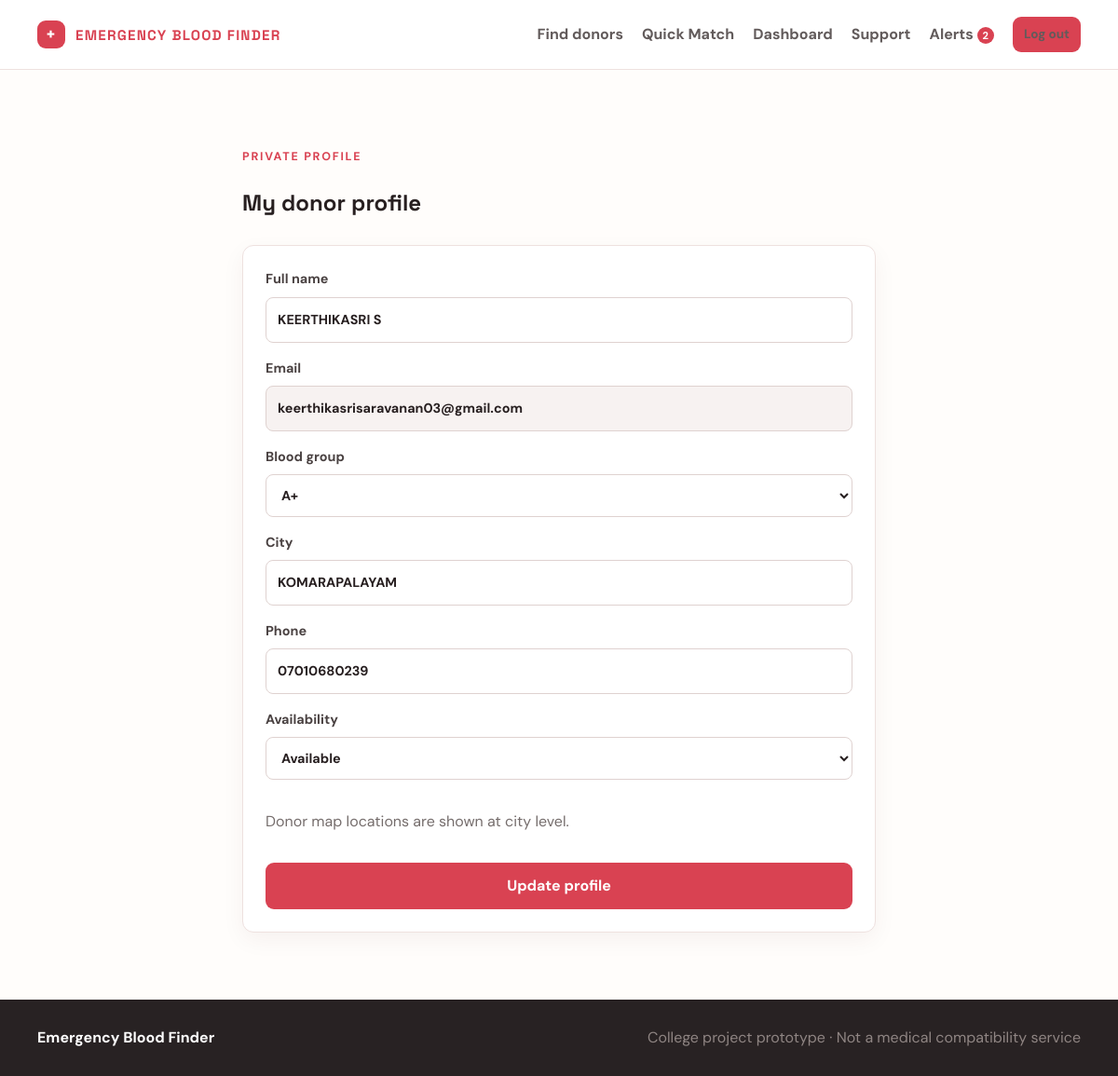
Page /profile (signed in) on the committed database.
### tables this page shows
CREATE TABLE users (id INTEGER PRIMARY KEY AUTOINCREMENT, name TEXT NOT NULL, email TEXT NOT NULL UNIQUE, password_hash TEXT NOT NULL, blood_group TEXT NOT NULL, city TEXT NOT NULL, phone TEXT NOT NULL, available INTEGER NOT NULL DEFAULT 1, created_at TEXT NOT NULL DEFAULT CURRENT_TIMESTAMP, latitude REAL, longitude REAL);

### app.py (the view, shortened to what this page needs)
@app.route("/profile", methods=["GET", "POST"])
@user_required
def profile():
    connection = get_db_connection(); user = connection.execute("SELECT * FROM users WHERE id = ?", (session["user_id"],)).fetchone()
    connection.close(); return render_template("profile.html", user=user)

### app.py (called while the page is built)
def user_required(view):
    @wraps(view)
    def wrapped(*args, **kwargs):
        if not session.get("user_id"):
            flash("Please log in to continue.", "error")
            return redirect(url_for("login", next=request.path))
        return view(*args, **kwargs)
    return wrapped

@app.context_processor
def inject_globals():
    connection = get_db_connection()
    try:
        unread = connection.execute("SELECT COUNT(*) FROM notifications WHERE user_id = ? AND is_read = 0", (session.get("user_id", 0),)).fetchone()[0]
    finally:
        connection.close()
    return {"blood_groups": BLOOD_GROUPS, "emergency_levels": EMERGENCY_LEVELS, "statuses": STATUSES, "unread_count": unread}

### database.py (called while the page is built)
def get_db_connection():
    connection = sqlite3.connect(DATABASE_PATH)
    connection.row_factory = sqlite3.Row
    connection.execute("PRAGMA foreign_keys = ON")
    return connection

### templates/profile.html
{% extends 'base.html' %}{% block title %}My profile | Emergency Blood Finder{% endblock %}{% block content %}<section class="page-wrap narrow"><p class="eyebrow">Private profile</p><h1>My donor profile</h1><form id="update" class="panel form-grid" method="post"><label>Full name<input name="name" value="{{ user['name'] }}" maxlength="100" required></label><label>Email<input value="{{ user['email'] }}" disabled></label><label>Blood group<select name="blood_group" required>{% for group in blood_groups %}<option value="{{ group }}" {% if user['blood_group']==group %}selected{% endif %}>{{ group }}</option>{% endfor %}</select></label><label>City<input name="city" value="{{ user['city'] }}" maxlength="100" required></label><label>Phone<input name="phone" value="{{ user['phone'] }}" required></label><label>Availability<select name="available"><option value="1" {% if user['available'] %}selected{% endif %}>Available</option><option value="0" {% if not user['available'] %}selected{% endif %}>Not Available</option></select></label><p class="muted">Donor map locations are shown at city level.</p><button class="button" type="submit">Update profile</button></form></section>{% endblock %}

### static/style.css (style rules this page uses)
:root { --red: #c9283e; --red-dark: #941d31; --red-soft: #fff0f2; --ink: #1e2732; --muted: #6b7580; --line: #eadfe0; --cream: #fffaf8; --white: #ffffff; --shadow: 0 18px 50px rgba(83, 30, 39, 0.1); }
* { box-sizing: border-box; }
body { color: var(--ink); background: var(--cream); font-family: "Manrope", "Segoe UI", sans-serif; line-height: 1.6; }
h1, h2, h3, h4, .brand { font-family: "Plus Jakarta Sans", "Segoe UI", sans-serif; font-weight: 800; letter-spacing: -0.03em; }
.eyebrow { color: var(--red); font-size: .77rem; font-weight: 900; letter-spacing: .15em; text-transform: uppercase; }
.section-heading p, .muted { color: var(--muted); }
:root { --paper: #fffdfb; --deep: #271f20; --coral: #d94252; --gold: #f5b544; }
body { margin: 0; background: var(--paper); color: var(--deep); font-family: "DM Sans", sans-serif; }
h1, h2, h3 { font-family: "Space Grotesk", sans-serif; letter-spacing: 0; }
.button { display: inline-block; border: 0; border-radius: 9px; padding: 12px 18px; color: #fff; background: var(--coral); font: inherit; font-weight: 700; cursor: pointer; }
.page-wrap { width: min(1120px, calc(100% - 40px)); margin: 0 auto; padding: 72px 0; }
.narrow { max-width: 680px; }
.eyebrow { color: var(--coral); font-size: .78rem; font-weight: 700; letter-spacing: .14em; text-transform: uppercase; }
.muted { color: #756d6c; }
.panel { padding: 24px; background: #fff; border: 1px solid #eee1df; border-radius: 12px; box-shadow: 0 8px 25px rgba(74, 29, 29, .05); }
.form-grid { display: grid; gap: 16px; margin-top: 26px; }
label { display: grid; gap: 7px; color: #4a4242; font-size: .9rem; font-weight: 700; }
input, select { width: 100%; border: 1px solid #dfd2d0; border-radius: 8px; padding: 12px; color: var(--deep); background: #fff; font: inherit; }
input:disabled { background: #f7f2f1; }

### rows in the picture
users: name "KEERTHIKASRI S", email "keerthikasrisaravanan03@gmail.com", blood_group "A+", city "KOMARAPALAYAM", phone "07010680239", available "Available"

### other values in the picture
{{ unread_count }} "2"
